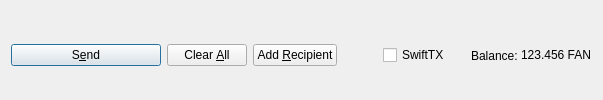
         <widget class="QFrame" name="frame_Send">
          <layout class="QHBoxLayout" name="horizontalLayout">
           <property name="bottomMargin">
            <number>0</number>
           </property>
           <item>
            <widget class="QPushButton" name="sendButton">
             <property name="minimumSize">
              <size>
               <width>150</width>
               <height>0</height>
              </size>
             </property>
             <property name="toolTip">
              <string>Confirm the send action</string>
             </property>
             <property name="text">
              <string>S&amp;end</string>
             </property>
             <property name="icon">
              <iconset resource="../fantasy.qrc">
               <normaloff>:/icons/send</normaloff>:/icons/send</iconset>
             </property>
             <property name="autoDefault">
              <bool>false</bool>
             </property>
             <property name="default">
              <bool>true</bool>
             </property>
            </widget>
           </item>
           <item>
            <widget class="QPushButton" name="clearButton">
             <property name="sizePolicy">
              <sizepolicy hsizetype="Minimum" vsizetype="Fixed">
               <horstretch>0</horstretch>
               <verstretch>0</verstretch>
              </sizepolicy>
             </property>
             <property name="toolTip">
              <string>Clear all fields of the form.</string>
             </property>
             <property name="text">
              <string>Clear &amp;All</string>
             </property>
             <property name="icon">
              <iconset resource="../fantasy.qrc">
               <normaloff>:/icons/remove</normaloff>:/icons/remove</iconset>
             </property>
             <property name="autoDefault">
              <bool>false</bool>
             </property>
            </widget>
           </item>
           <item>
            <widget class="QPushButton" name="addButton">
             <property name="toolTip">
              <string>Send to multiple recipients at once</string>
             </property>
             <property name="text">
              <string>Add &amp;Recipient</string>
             </property>
             <property name="icon">
              <iconset resource="../fantasy.qrc">
               <normaloff>:/icons/add</normaloff>:/icons/add</iconset>
             </property>
             <property name="autoDefault">
              <bool>false</bool>
             </property>
            </widget>
           </item>
           <item>
            <spacer name="horizontalSpacer">
             <property name="orientation">
              <enum>Qt::Horizontal</enum>
             </property>
             <property name="sizeHint" stdset="0">
              <size>
               <width>40</width>
               <height>20</height>
              </size>
             </property>
            </spacer>
           </item>
           <item>
            <layout class="QHBoxLayout" name="horizontalLayout_2">
             <property name="spacing">
              <number>3</number>
             </property>
             <item>
              <widget class="QCheckBox" name="checkSwiftTX">
               <property name="enabled">
                <bool>true</bool>
               </property>
               <property name="minimumSize">
                <size>
                 <width>85</width>
                 <height>0</height>
                </size>
               </property>
               <property name="text">
                <string>SwiftTX</string>
               </property>
              </widget>
             </item>
             <item>
              <widget class="QLabel" name="label">
               <property name="text">
                <string>Balance:</string>
               </property>
              </widget>
             </item>
             <item>
              <widget class="QLabel" name="labelBalance">
               <property name="sizePolicy">
                <sizepolicy hsizetype="Preferred" vsizetype="Fixed">
                 <horstretch>0</horstretch>
                 <verstretch>0</verstretch>
                </sizepolicy>
               </property>
               <property name="cursor">
                <cursorShape>IBeamCursor</cursorShape>
               </property>
               <property name="text">
                <string notr="true">123.456 FAN</string>
               </property>
               <property name="textInteractionFlags">
                <set>Qt::LinksAccessibleByMouse|Qt::TextSelectableByKeyboard|Qt::TextSelectableByMouse</set>
               </property>
              </widget>
             </item>
            </layout>
           </item>
          </layout>
         </widget>
